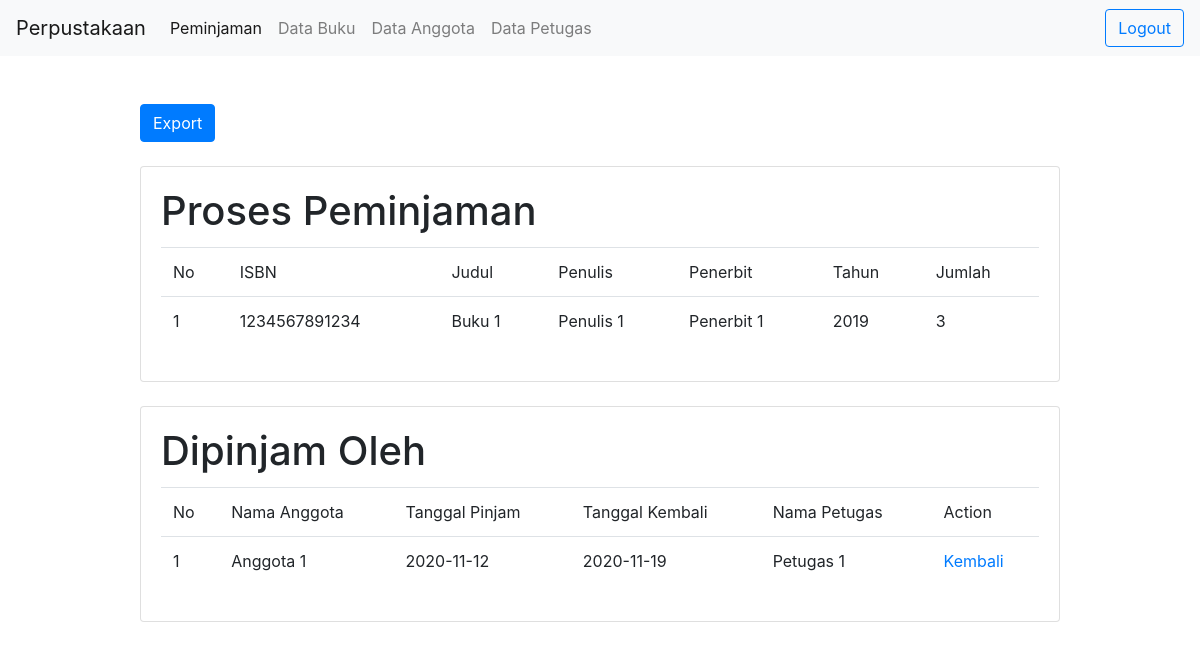
The page /detailPinjam.php?id=1 (signed in) on the database its author committed.
### tables this page shows
CREATE TABLE `tbl_detail_pinjam` (
  `kd_pinjam` int(11) NOT NULL,
  `kd_buku` int(11) NOT NULL
);

CREATE TABLE `tbl_buku` (
  `kd_buku` int(11) NOT NULL,
  `isbn` varchar(13) NOT NULL,
  `judul` varchar(255) NOT NULL,
  `penulis` varchar(30) NOT NULL,
  `penerbit` varchar(30) NOT NULL,
  `tahun` varchar(4) NOT NULL,
  `jumlah` int(11) NOT NULL
);

CREATE TABLE `tbl_anggota` (
  `kd_anggota` int(11) NOT NULL,
  `nama_anggota` varchar(30) NOT NULL,
  `alamat` varchar(255) NOT NULL
);

CREATE TABLE `tbl_pinjam` (
  `kd_pinjam` int(11) NOT NULL,
  `tgl_pinjam` date NOT NULL,
  `tgl_kembali` date NOT NULL,
  `kd_anggota` int(11) NOT NULL,
  `kd_petugas` int(11) NOT NULL
);

CREATE TABLE `tbl_petugas` (
  `kd_petugas` int(11) NOT NULL,
  `nama_petugas` varchar(30) NOT NULL,
  `alamat` varchar(255) NOT NULL,
  `password` text NOT NULL
);

### config/db.php (called while the page is built)
<?php
class Koneksi
{
	function koneksi()
	{
		$host = "localhost";
		$username = "root";
		$password = "";
		$db = "lsp";
		$conn = mysqli_connect($host,$username,$password,$db);
		return $conn;
	}
}
 ?>

### model.php (called while the page is built, shortened)
<?php
include 'config/db.php';
class Model extends Koneksi
{
	function __construct()
	{
		$this->conn = $this->koneksi();
	}
	public function detailPinjam($id)
	{
		$sql = "SELECT * FROM tbl_detail_pinjam
		INNER JOIN tbl_pinjam ON tbl_detail_pinjam.kd_pinjam = tbl_pinjam.kd_pinjam
		INNER JOIN tbl_buku ON tbl_detail_pinjam.kd_buku = tbl_buku.kd_buku
		INNER JOIN tbl_anggota ON tbl_pinjam.kd_anggota = tbl_anggota.kd_anggota
		INNER JOIN tbl_petugas ON tbl_pinjam.kd_petugas = tbl_petugas.kd_petugas
		WHERE tbl_detail_pinjam.kd_buku = '$id'";
		$query = $this->conn->query($sql);
		while ($obj = $query->fetch_object()) {
			$data[] = $obj;
		}
		return $data;
	}
}
 ?>

### detailPinjam.php (the view, shortened to what this page needs)
<?php
include 'index.php';
$model = new Model();
$id = $_GET['id'];
$data = $model->detailPinjam($id);
$no = 1;
?>
<!DOCTYPE html>
<html>
<head>
</head>
<body>
	<div class="container">
		<div class="row justify-content-center mt-5">
			<div class="col-md-10">
				<a href="export.php?id=<?php echo $data[0]->kd_buku ?>" target="_blank" class="btn btn-primary mb-4">Export</a>
				<div class="card">
					<div class="card-body">
						<h1 class="card-title">Proses Peminjaman</h1>
						<table class="table">
							<tr>
								<td>No</td>
								<td>ISBN</td>
								<td>Judul</td>
								<td>Penulis</td>
								<td>Penerbit</td>
								<td>Tahun</td>
								<td>Jumlah</td>
							</tr>
							<tr>
								<td><?php echo $no++ ?></td>
								<td><?php echo $data[0]->isbn ?></td>
								<td><?php echo $data[0]->judul ?></td>
								<td><?php echo $data[0]->penulis ?></td>
								<td><?php echo $data[0]->penerbit ?></td>
								<td><?php echo $data[0]->tahun ?></td>
								<td><?php echo $data[0]->jumlah ?></td>
							</tr>
						</table>
					</div>
				</div>
			</div>
			<div class="col-md-10 mt-4">
				<div class="card">
					<div class="card-body">
						<h1 class="card-title">Dipinjam Oleh</h1>
						<table class="table">
							<tr>
								<td>No</td>
								<td>Nama Anggota</td>
								<td>Tanggal Pinjam</td>
								<td>Tanggal Kembali</td>
								<td>Nama Petugas</td>
								<td>Action</td>
							</tr>
							<?php $noo = 1; foreach ($data as $r): ?>
								<tr>
								<td><?php echo $noo++ ?></td>
								<td><?php echo $r->nama_anggota ?></td>
								<td><?php echo $r->tgl_pinjam ?></td>
								<td><?php echo $r->tgl_kembali ?></td>
								<td><?php echo $r->nama_petugas ?></td>
								<td><a href="proses.php?kembali&id=<?php echo $r->kd_pinjam ?>&kd_buku=<?php echo $data[0]->kd_buku ?>">Kembali</a></td>
							</tr>
							<?php endforeach ?>
						</table>
					</div>
				</div>
			</div>
		</div>
	</div>
</body>
</html>

### rows shown on the page
tbl_detail_pinjam: kd_buku.isbn "1234567891234", kd_buku.judul "Buku 1", kd_buku.penulis "Penulis 1", kd_buku.penerbit "Penerbit 1", kd_buku.tahun "2019", kd_buku.jumlah "3", tbl_anggota.nama_anggota "Anggota 1", kd_pinjam.tgl_pinjam "2020-11-12", kd_pinjam.tgl_kembali "2020-11-19", tbl_petugas.nama_petugas "Petugas 1"

### other values the page prints
$no++ "1"
